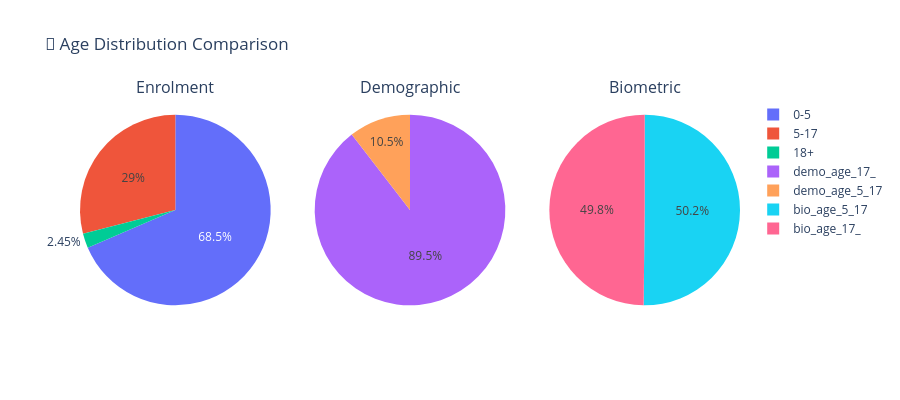

This figure's notebook cell:
### Code cell
# Compare age distribution across datasets
fig = make_subplots(rows=1, cols=3, specs=[[{'type': 'pie'}, {'type': 'pie'}, {'type': 'pie'}]],
                    subplot_titles=['Enrolment', 'Demographic', 'Biometric'])

# Enrolment
if all(col in enrolment.columns for col in ['age_0_5', 'age_5_17', 'age_18_greater']):
    age_data = enrolment[['age_0_5', 'age_5_17', 'age_18_greater']].sum()
    fig.add_trace(go.Pie(labels=['0-5', '5-17', '18+'], values=age_data.values, name='Enrolment'), row=1, col=1)

# Demographic
demo_age_cols = [c for c in demographic.columns if 'age' in c.lower()]
if demo_age_cols:
    age_data = demographic[demo_age_cols].sum()
    fig.add_trace(go.Pie(labels=age_data.index, values=age_data.values, name='Demographic'), row=1, col=2)

# Biometric
bio_age_cols = [c for c in biometric.columns if 'age' in c.lower()]
if bio_age_cols:
    age_data = biometric[bio_age_cols].sum()
    fig.add_trace(go.Pie(labels=age_data.index, values=age_data.values, name='Biometric'), row=1, col=3)

fig.update_layout(title_text='👥 Age Distribution Comparison', height=400)
fig.show()

### Figure 1 — Plotly figure (JSON) as saved in the notebook; plotly's stock layout.template omitted (floating-point values rounded to 4 significant figures)
{"data": [{"domain": {"x": [0, 0.2889], "y": [0, 1]}, "labels": ["0-5", "5-17", "18+"], "name": "Enrolment", "type": "pie", "values": [2917439, 1234814, 104444]}, {"domain": {"x": [0.3556, 0.6444], "y": [0, 1]}, "labels": ["demo_age_5_17", "demo_age_17_"], "name": "Demographic", "type": "pie", "values": [2147363, 18367983]}, {"domain": {"x": [0.7111, 1], "y": [0, 1]}, "labels": ["bio_age_5_17", "bio_age_17_"], "name": "Biometric", "type": "pie", "values": [15451709, 15344588]}], "layout": {"annotations": [{"font": {"size": 16}, "showarrow": false, "text": "Enrolment", "x": 0.1444, "xanchor": "center", "xref": "paper", "y": 1, "yanchor": "bottom", "yref": "paper"}, {"font": {"size": 16}, "showarrow": false, "text": "Demographic", "x": 0.5, "xanchor": "center", "xref": "paper", "y": 1, "yanchor": "bottom", "yref": "paper"}, {"font": {"size": 16}, "showarrow": false, "text": "Biometric", "x": 0.8556, "xanchor": "center", "xref": "paper", "y": 1, "yanchor": "bottom", "yref": "paper"}], "height": 400, "title": {"text": "👥 Age Distribution Comparison"}}}
